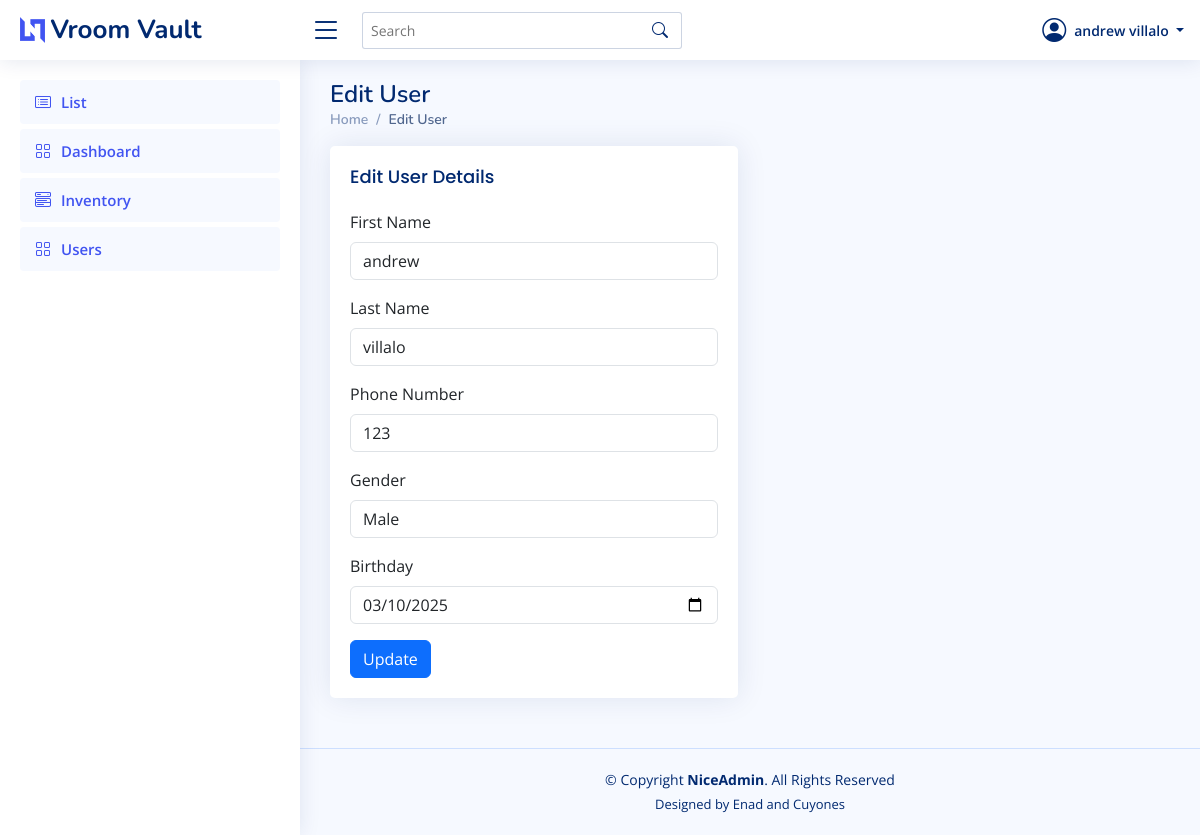
The page /view/admin/edit_user.php?userId=1 (signed in) on the database its author committed.
### tables this page shows
CREATE TABLE `users` (
  `userId` int(11) NOT NULL,
  `firstName` varchar(255) NOT NULL,
  `lastName` varchar(255) NOT NULL,
  `email` varchar(255) NOT NULL,
  `password` varchar(255) NOT NULL,
  `phoneNumber` varchar(255) NOT NULL,
  `gender` enum('Male','Female') NOT NULL,
  `role` enum('admin','user') NOT NULL DEFAULT 'user',
  `birthday` date NOT NULL,
  `verification` int(11) NOT NULL DEFAULT 0,
  `profilePicture` longblob DEFAULT NULL,
  `createdAt` timestamp NOT NULL DEFAULT current_timestamp()
);

### view/admin/edit_user.php (the view, shortened to what this page needs)
<?php
include("../../dB/config.php");
include("./includes/header.php");
include("./includes/topbar.php");
include("./includes/sidebar.php");
if (isset($_GET['userId'])) {
    $userId = mysqli_real_escape_string($conn, $_GET['userId']);
    $query = "SELECT * FROM users WHERE userId = '$userId'";
    $query_run = mysqli_query($conn, $query);
    if (mysqli_num_rows($query_run) > 0) {
        $user = mysqli_fetch_assoc($query_run);
    } else {
        die("User not found.");
    }
} else {
    die("Invalid request.");
}
?>
<div class="pagetitle">
    <h1>Edit User</h1>
    <nav>
        <ol class="breadcrumb">
            <li class="breadcrumb-item"><a href="../admin/dashboard.php">Home</a></li>
            <li class="breadcrumb-item active">Edit User</li>
        </ol>
    </nav>
</div>
<section class="section">
    <div class="row">
        <div class="col-lg-6">
            <div class="card">
                <div class="card-body">
                    <h5 class="card-title">Edit User Details</h5>
                    <form action="update_user.php" method="POST">
                        <div class="mb-3">
                            <label for="firstName" class="form-label">First Name</label>
                            <input type="text" name="firstName" class="form-control" value="<?= $user['firstName']; ?>" required>
                        </div>
                        <div class="mb-3">
                            <label for="lastName" class="form-label">Last Name</label>
                            <input type="text" name="lastName" class="form-control" value="<?= $user['lastName']; ?>" required>
                        </div>
                        <div class="mb-3">
                            <label for="phoneNumber" class="form-label">Phone Number</label>
                            <input type="text" name="phoneNumber" class="form-control" value="<?= $user['phoneNumber']; ?>" required>
                        </div>
                        <div class="mb-3">
                            <label for="gender" class="form-label">Gender</label>
                            <select name="gender" class="form-control" required>
                                <option value="Male" <?= $user['gender'] == 'Male' ? 'selected' : ''; ?>>Male</option>
                            </select>
                        </div>
                        <div class="mb-3">
                            <label for="birthday" class="form-label">Birthday</label>
                            <input type="date" name="birthday" class="form-control" value="<?= $user['birthday']; ?>" required>
                        </div>
                        <button type="submit" name="update_user" class="btn btn-primary">Update</button>
                    </form>
                </div>
            </div>
        </div>
    </div>
</section>
<?php
include("./includes/footer.php");
?>

### assets/css/style.css (style rules this page uses)
:root { scroll-behavior: smooth; }
body { font-family: "Open Sans", sans-serif; background: #f6f9ff; color: #444444; }
a { color: #4154f1; text-decoration: none; }
h1, h2, h3, h4, h5, h6 { font-family: "Nunito", sans-serif; }
.pagetitle { margin-bottom: 10px; }
.pagetitle h1 { font-size: 24px; margin-bottom: 0; font-weight: 600; color: #012970; }
.card { margin-bottom: 30px; border: none; border-radius: 5px; box-shadow: 0px 0 30px rgba(1, 41, 112, 0.1); }
.card-title { padding: 20px 0 15px 0; font-size: 18px; font-weight: 500; color: #012970; font-family: "Poppins", sans-serif; }
.card-body { padding: 0 20px 20px 20px; }
.breadcrumb { font-size: 14px; font-family: "Nunito", sans-serif; color: #899bbd; font-weight: 600; }
.breadcrumb a { color: #899bbd; transition: 0.3s; }
.breadcrumb .breadcrumb-item::before { color: #899bbd; }
.breadcrumb .active { color: #51678f; font-weight: 600; }

### rows shown on the page
users: firstName "andrew", lastName "villalo", phoneNumber "123", gender "Male", birthday "03/10/2025"

### other values the page prints
$_SESSION['authUser']['fullName'] "andrew villalo"
